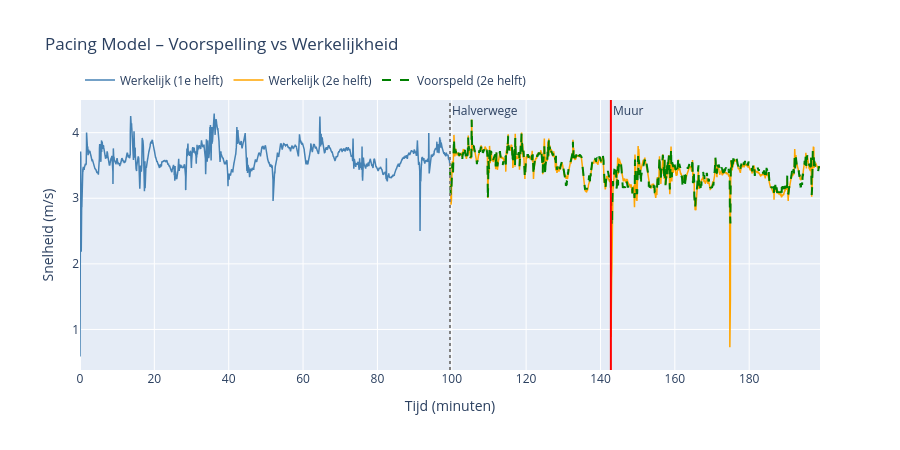

The code cell stored with this chart in its notebook:
### Code cell
# Hoofdplot: voorspelling vs werkelijkheid
fig = go.Figure()

# Eerste helft (werkelijk)
fig.add_trace(go.Scatter(
    x=df_first_half['elapsed_seconds'] / 60,
    y=df_first_half['enhanced_speed'],
    name='Werkelijk (1e helft)',
    line=dict(color='steelblue', width=1.5)
))

# Tweede helft werkelijk
fig.add_trace(go.Scatter(
    x=df_result['elapsed_seconds'] / 60,
    y=df_result['enhanced_speed'],
    name='Werkelijk (2e helft)',
    line=dict(color='orange', width=1.5)
))

# Voorspelling tweede helft
fig.add_trace(go.Scatter(
    x=df_result['elapsed_seconds'] / 60,
    y=df_result['speed_predicted'],
    name='Voorspeld (2e helft)',
    line=dict(color='green', width=2, dash='dash')
))

# Verticale lijn: halverwege
fig.add_vline(x=midpoint / 60, line_dash='dot', line_color='gray', annotation_text='Halverwege')

# Muur marker
if muur_tijdstap:
    fig.add_vline(x=muur_tijdstap / 60, line_dash='solid', line_color='red', annotation_text='Muur')

fig.update_layout(
    title='Pacing Model – Voorspelling vs Werkelijkheid',
    xaxis_title='Tijd (minuten)',
    yaxis_title='Snelheid (m/s)',
    legend=dict(orientation='h', yanchor='bottom', y=1.02),
    height=450
)
fig.show()

### Figure 1 — Plotly figure (JSON) as saved in the notebook; plotly's stock layout.template omitted (floating-point values rounded to 4 significant figures; data arrays with more than 128 entries replaced by an {"elided": "..."} marker saying what was removed)
{"data": [{"line": {"color": "steelblue", "width": 1.5}, "name": "Werkelijk (1e helft)", "type": "scatter", "x": {"elided": "5972 float values"}, "y": {"elided": "5972 float values"}}, {"line": {"color": "orange", "width": 1.5}, "name": "Werkelijk (2e helft)", "type": "scatter", "x": {"elided": "5964 float values"}, "y": {"elided": "5964 float values"}}, {"line": {"color": "green", "dash": "dash", "width": 2}, "name": "Voorspeld (2e helft)", "type": "scatter", "x": {"elided": "5964 float values"}, "y": {"elided": "5964 float values"}}], "layout": {"annotations": [{"showarrow": false, "text": "Halverwege", "x": 99.53, "xanchor": "left", "xref": "x", "y": 1, "yanchor": "top", "yref": "y domain"}, {"showarrow": false, "text": "Muur", "x": 142.8, "xanchor": "left", "xref": "x", "y": 1, "yanchor": "top", "yref": "y domain"}], "height": 450, "legend": {"orientation": "h", "y": 1.02, "yanchor": "bottom"}, "shapes": [{"line": {"color": "gray", "dash": "dot"}, "type": "line", "x0": 99.53, "x1": 99.53, "xref": "x", "y0": 0, "y1": 1, "yref": "y domain"}, {"line": {"color": "red", "dash": "solid"}, "type": "line", "x0": 142.8, "x1": 142.8, "xref": "x", "y0": 0, "y1": 1, "yref": "y domain"}], "title": {"text": "Pacing Model – Voorspelling vs Werkelijkheid"}, "xaxis": {"title": {"text": "Tijd (minuten)"}}, "yaxis": {"title": {"text": "Snelheid (m/s)"}}}}
